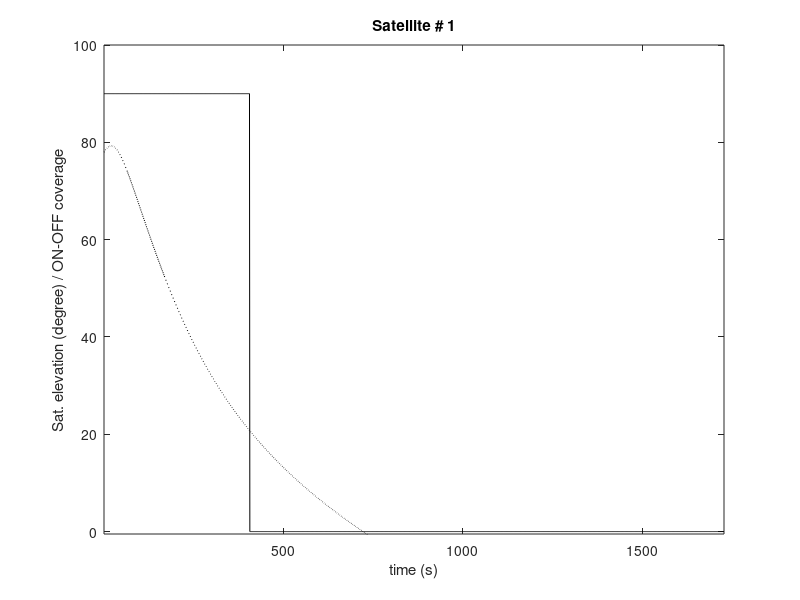
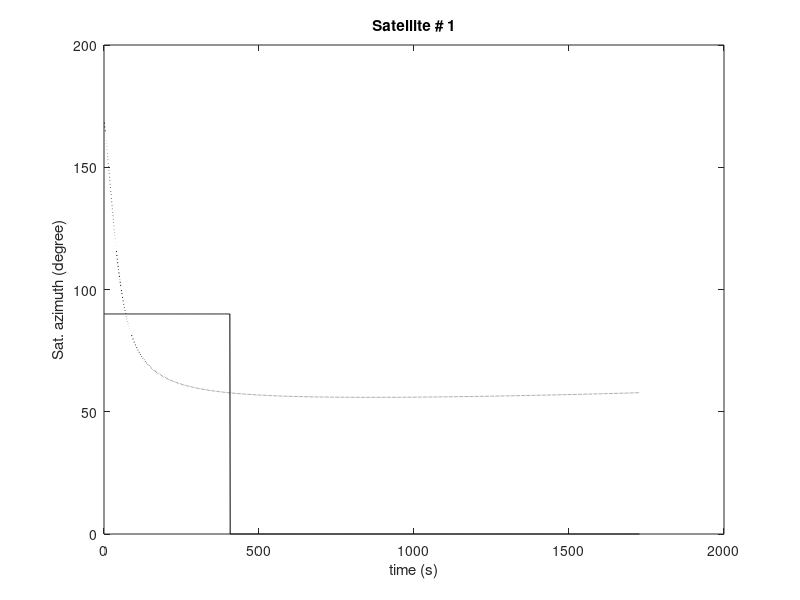
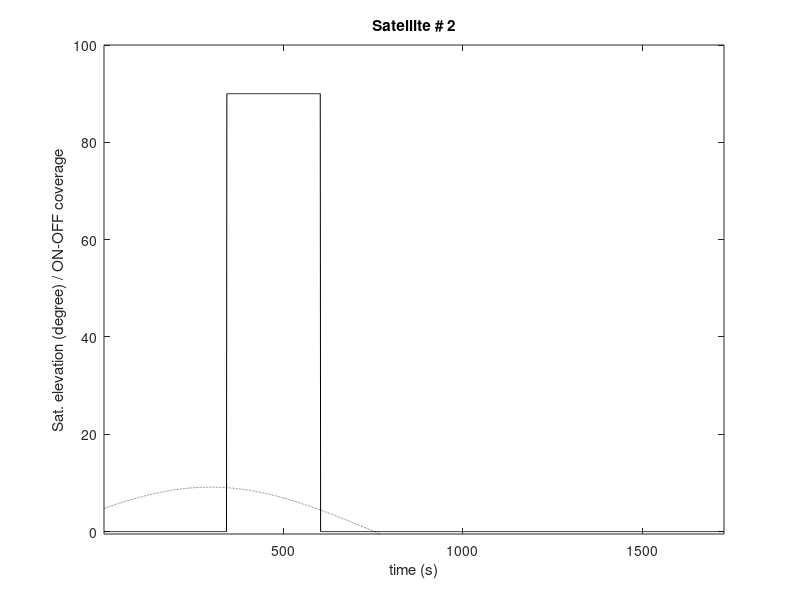
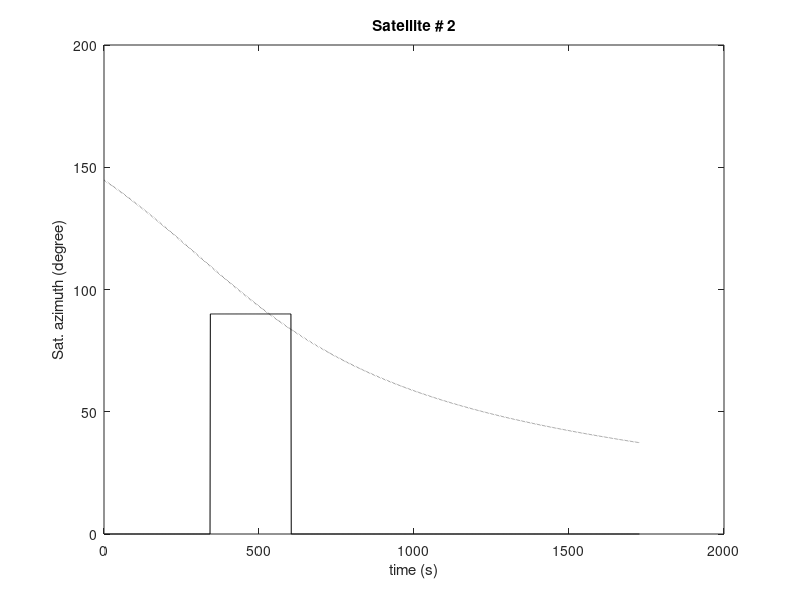

Recreate these plots in MATLAB, in order. (Note: this script raises an error after producing the figures.)
%
% project92
%
% =======================================================================
clear
close all
clc
% ========================================================================
fMHz=2000;    % frequency in MHz

BldHeight=10;   % building heigths in m 
StWidth=15;   % Street Width in m
Dy=3;         % Separation from center of street in m
hR=1.5;       % MS antenna height in m
% ======================================================================

MKA=atand(BldHeight/(StWidth-Dy));
message='Masking angle : '
disp([message num2str(MKA) ' degree'])

% =======================================================================
load newSatMatrix

% =======================================================================

[a,b]=size(newSatMatrix);
NoSats=b/3;


SatConnections=zeros(a,NoSats);

for ii=1:NoSats     % go through all satellites
    for jj=1:a                    % go through all time instants
        if newSatMatrix(jj,1+3*(ii-1))> 0,     % coverage is possible only for elevations > 0 deg

            if newSatMatrix(jj,2+3*(ii-1))>= 0 & newSatMatrix(jj,2+3*(ii-1))<= 90
                % 1st quadrant
                elev=newSatMatrix(jj,1+3*(ii-1));
                azim=newSatMatrix(jj,2+3*(ii-1));
                hSat=(StWidth-Dy)/cosd(azim)*tand(elev)+hR;
                if hSat > BldHeight,
                    SatConnections(jj,ii)=1;
                else
                    SatConnections(jj,ii)=0;
                end
            end                        % end of 1st quadrant

            if newSatMatrix(jj,2+3*(ii-1))> 90 & newSatMatrix(jj,2+3*(ii-1))<= 180
                % 2nd quadrant
                elev=newSatMatrix(jj,1+3*(ii-1));
                azim=180-newSatMatrix(jj,2+3*(ii-1));
                hSat=(StWidth+Dy)/cosd(azim)*tand(elev)+hR;
                if hSat > BldHeight,
                    SatConnections(jj,ii)=1;
                else
                    SatConnections(jj,ii)=0;
                end
            end                        % end of 2nd quadrant

            if newSatMatrix(jj,2+3*(ii-1))> 180 & newSatMatrix(jj,2+3*(ii-1))< 270
                % 3rd quadrant
                elev=newSatMatrix(jj,1+3*(ii-1));
                azim=newSatMatrix(jj,2+3*(ii-1))-180;
                hSat=(StWidth+Dy)/cosd(azim)*tand(elev)+hR;
                if hSat > BldHeight,
                    SatConnections(jj,ii)=1;
                else
                    SatConnections(jj,ii)=0;
                end
            end                       % end of 3rd quadrant

            if newSatMatrix(jj,2+3*(ii-1))>= 270 & newSatMatrix(jj,2+3*(ii-1))< 360
                % 4th quadrant
                elev=newSatMatrix(jj,1+3*(ii-1));
                azim=360-newSatMatrix(jj,2+3*(ii-1));
                hSat=(StWidth-Dy)/cosd(azim)*tand(elev)+hR;
                if hSat > BldHeight,
                    SatConnections(jj,ii)=1;
                else
                    SatConnections(jj,ii)=0;
                end
            end                       % end of 4th quadrant

        else
            SatConnections(jj,ii)=0;          % no coverage elev < 0 degreee
        end
        %         pause
    end     % end of jj for (time)
end         % end of ii for (sats)

for ii=1:NoSats
    figure,plot(SatConnections(:,ii)*90,'k')
    hold
    plot(newSatMatrix(:,1+3*(ii-1)),'k:')
    title(['Satellite # ' num2str(ii)])
    xlabel('time (s)')
    ylabel('Sat. elevation (degree) / ON-OFF coverage')
    axis([1 a -0.5 100])
    figure,plot(newSatMatrix(:,2+3*(ii-1)),'k:')
    hold
    plot(SatConnections(:,ii)*90,'k')
    title(['Satellite # ' num2str(ii)])
    xlabel('time (s)')
    ylabel('Sat. azimuth (degree)')
end

figure, hold on
for ii=1:NoSats
    plot(SatConnections(:,ii))
    axis([1 a -0.5 1.5])
end
xlabel('time (s)')
ylabel('ON-OFF coverage')

figure,pcolor(SatConnections')
ylabel('satellite #')
xlabel('time (s)')
title('Satellite availabilities v. time')
shading flat

figure
for ii=1:NoSats
    out=mmpolar(newSatMatrix(:,2+3*(ii-1))*pi/180,-newSatMatrix(:,1+3*(ii-1)),'k',...
        'Style','compass','tticksign','+','ttickdelta',10,'RTickAngle',5, 'Rlimit',[-90 0] );
    P.RtickLabel={'80','60','40','20','0'};
    mmpolar(P)
    hold on
end
text(0.9,-0.05,'Elevation','Rotation',270)
text(0.15,1.2,'Azimuth','Rotation',270)
